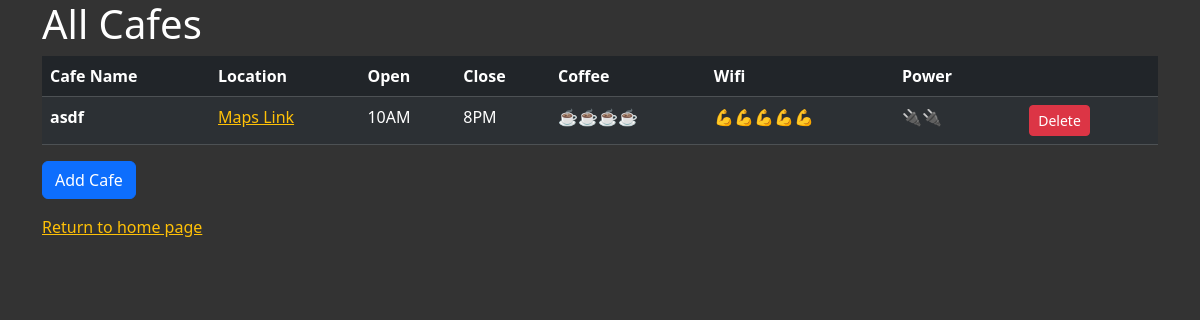
/cafes, run on an earlier commit of the app's database.
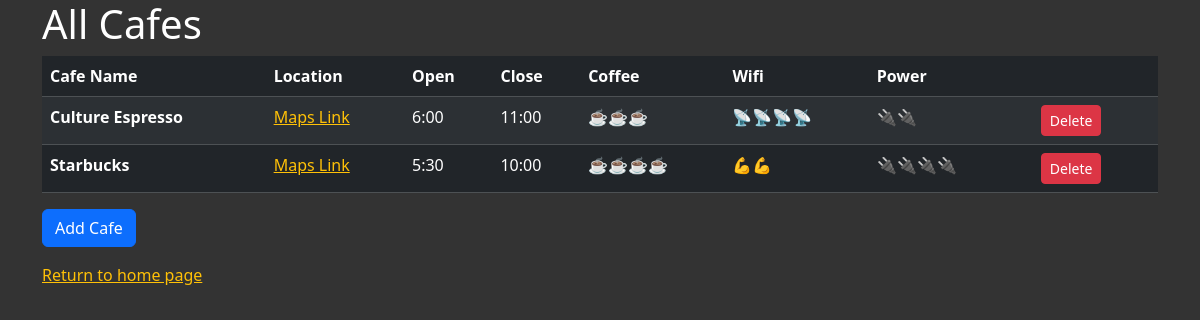
And on a later commit of the database.
### main.py (models this page shows)
class CafesData(db.Model):
    id = db.Column(db.Integer, primary_key=True)
    name = db.Column(db.String(250), nullable=False)
    location = db.Column(db.String(250), unique=True, nullable=False)
    open = db.Column(db.String(250), nullable=False)
    close = db.Column(db.String(250), nullable=False)
    coffee = db.Column(db.String(250), nullable=False)
    wifi = db.Column(db.String(250), nullable=False)
    power = db.Column(db.String(250), nullable=False)

### main.py (the view)
@app.route('/cafes')
def cafes():
    result = db.session.execute(db.Select(CafesData).order_by(CafesData.name)).scalars()
    return render_template("cafes.html", cafes=result)

### templates/cafes.html (shortened to what this page needs)
{% extends 'base.html' %}
{% block content %}
<div class="container">
    <div class="row">
        <div class="col-sm-12">
            <h1>All Cafes</h1>
	        <table class="table table-dark table-striped table-hover">
                <thead>
                    <tr>
                        <th scope="col">Cafe Name</th>
                        <th scope="col">Location</th>
                        <th scope="col">Open</th>
                        <th scope="col">Close</th>
                        <th scope="col">Coffee</th>
                        <th scope="col">Wifi</th>
                        <th scope="col">Power</th>
                        <th scope="col"></th>
                    </tr>
                </thead>
                <tbody>
                    {% for cafe in cafes %}
                        <tr>
                            <th scope="row">{{ cafe.name }}</th>
                            <td><a href="{{ cafe.location }}">Maps Link</a></td>
                            <td>{{ cafe.open }}</td>
                            <td>{{ cafe.close }}</td>
                            <td>{{ cafe.coffee }}</td>
                            <td>{{ cafe.wifi }}</td>
                            <td>{{ cafe.power }}</td>
                            <td> <a href="{{ url_for('delete', id=cafe.id) }}" class="btn btn-danger btn-sm" style="margin: 0px 0px 0px 20px">Delete</a></td>
                        </tr>
                    {% endfor %}
                </tbody>
            </table>
            <p><a class="btn btn-primary btn-md" href="{{url_for('add_cafe')}}">Add Cafe</a></p>
        <p><a href="{{ url_for('home') }}">Return to home page</a></p>
        </div>
    </div>
</div>
{% endblock %}

### templates/base.html (shortened to what this page needs)
<!DOCTYPE html>
<html lang="en">
  <head>
    {% block styles %}
      {{ bootstrap.load_css() }}
      <link
        rel="stylesheet"
        href="./static/css/styles.css"
      >
    {% endblock %}
  </head>
  <body>
    {% block content %}{% endblock %}
  </body>
</html>

### static/css/styles.css (style rules this page uses)
body { background-color: #333; color: white; }
a { color: #ffc107; }
body { background-image: url('coffee-shop.jpeg'); }

What changed in the data, as far as the page shows it:
removed CafesData: name "asdf", open "10AM", close "8PM", coffee "☕☕☕☕", wifi "💪💪💪💪💪", power "🔌🔌"
added CafesData: name "Culture Espresso", open "6:00", close "11:00", coffee "☕☕☕", wifi "📡📡📡📡", power "🔌🔌"
added CafesData: name "Starbucks", open "5:30", close "10:00", coffee "☕☕☕☕", wifi "💪💪", power "🔌🔌🔌🔌"
